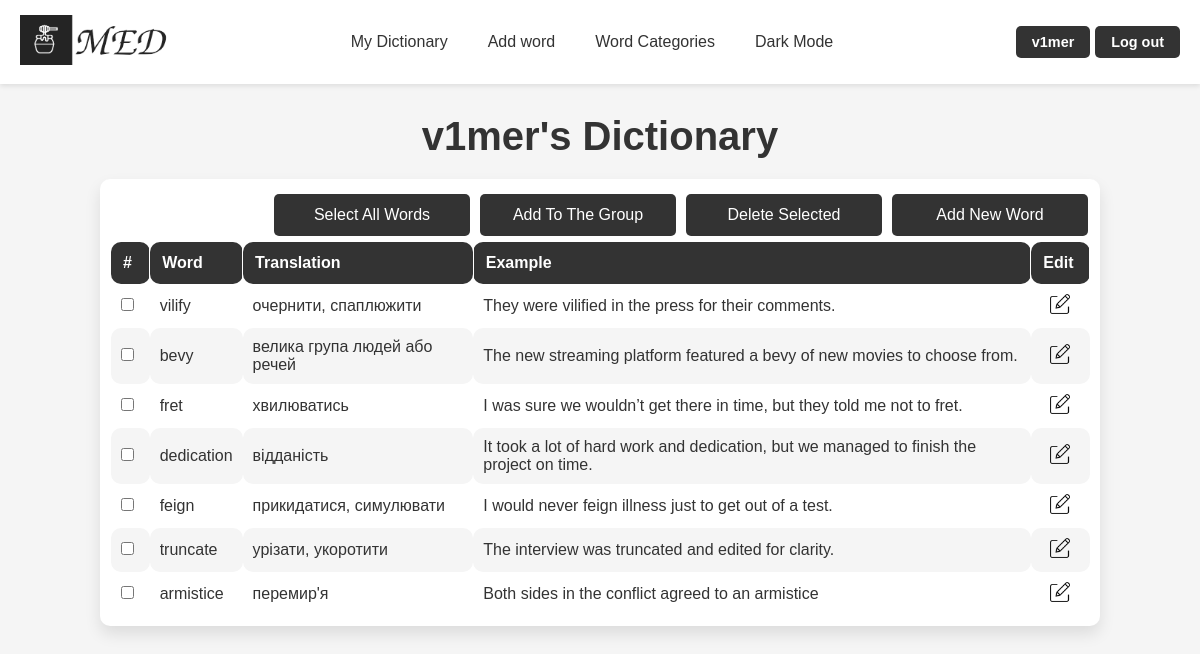
The page /words/ (signed in) on the database its author committed.
### med/models.py (models this page shows, shortened)
class Word(models.Model):
    word = models.CharField(max_length=100)
    translation = models.CharField(max_length=100)
    example = models.TextField(blank=True)
    time_create = models.DateTimeField(auto_now_add=True)
    time_update = models.DateTimeField(auto_now=True)
    user = models.ForeignKey(User, on_delete=models.CASCADE)
    class Meta:
        ordering = ['-time_create', 'word']
        indexes = [
            models.Index(fields=['-time_create'])
        ]

### med/views.py (the view)
# urls.py: path('words/', views.WordListView.as_view(), name='words'),
@method_decorator(login_required, name='dispatch')
class WordListView(ListView):
    paginate_by = 25
    model = Word
    template_name = 'med/words.html'
    context_object_name = 'words'
    def get_context_data(self, **kwargs):
        context = super().get_context_data(**kwargs)
        context['title'] = f"{self.request.user.username}'s Dictionary"
        return context
    def get_queryset(self):
        return Word.objects.filter(user=self.request.user)

### med/templates/med/words.html (shortened to what this page needs)
{% extends 'base.html' %}
{% load static %}
{% block content %}
<h1>{{title}}</h1>
<div class="word_table_container">
    <div class="buttons">
        <a href="#" onclick="selectAllWords(); return false;">Select All Words</a>
        <a href="#" onclick="addWordsToGroup(); return false;">Add To The Group</a>
        <a href="#" onclick="deleteSelectedWords(); return false;">Delete Selected</a>
        <a href="{% url 'addword' %}">Add New Word</a>
    </div>
    <table class="word_table">
        <thead>
            <tr>
                <th class="checboxes">#</th>
                <th>Word</th>
                <th>Translation</th>
                <th>Example</th>
                <th class="edit">Edit</th>
            </tr>
        </thead>
        <tbody>
            {% for word in words %}
                <tr>
                    <td><input type="checkbox" name="word_checkbox" value="{{ word.id }}"></td>
                    <td>{{ word.word }}</td>
                    <td>{{ word.translation }}</td>
                    <td>{{ word.example }}</td>
                    <td class="img_td"><a href="{% url 'edit_word' word.id %}"><img class="edit_img" src="{% static 'med/img/features/edit_light.png' %}" data-light-src="{% static 'med/img/features/edit_light.png' %}" data-dark-src="{% static 'med/img/features/edit_dark.png' %}" alt="Edit img"></a></td>
                </tr>
            {% endfor %}
        </tbody>
    </table>
</div>
{% endblock %}

### templates/base.html (shortened to what this page needs)
{% load static %}
<!DOCTYPE html>
<html lang="en">
<head>
    <link rel="stylesheet" type="text/css" href="{% static 'med/css/styles.css' %}">
</head>
<body>
<header>
    {% if not user.is_authenticated %}
    <a href="{% url 'home' %}"><img id="logo_img" src="{% static 'med/img/base/light_logo.png' %}" data-light-src="{% static 'med/img/base/light_logo.png' %}" data-dark-src="{% static 'med/img/base/dark_logo.png' %}" alt="MED Logo"></a>
    {% else %}
    <a href="{% url 'profile' %}"><img id="logo_img" src="{% static 'med/img/base/light_logo.png' %}" data-light-src="{% static 'med/img/base/light_logo.png' %}" data-dark-src="{% static 'med/img/base/dark_logo.png' %}" alt="MED Logo"></a>
    {% endif %}
    <nav class="nav-items">
        <div class="nav-center">
            {% if user.is_authenticated %}
                <a href="{% url 'words' %}">My Dictionary</a>
                <a href="{% url 'addword' %}">Add word</a>
                <a href="{% url 'groups' %}">Word Categories</a>
            {% else %}
                <a href="{% url 'login' %}">My Dictionary</a>
                <a href="{% url 'login' %}">Add word</a>
                <a href="#">Word Categories</a>
            {% endif %}
            <a href="#" id="theme-toggle-dark">Dark Mode</a>
        </div>
        {% if request.user.is_authenticated %}
        <div class="buttons">
            <a href="{% url 'profile' %}">{{request.user.username}}</a>
            <a href="{% url 'logout' %}">Log out</a>
        </div>
        {% else %}
        <div class="buttons">
            <a href="{% url 'login' %}">Log in</a>
            <a href="{% url 'register' %}">Register</a>
        </div>
        {% endif %}
    </nav>
</header>
<div class="container">
    {% block content %}
    {% endblock %}
</div>
</body>
</html>

### med/static/med/css/styles.css (style rules this page uses)
:root { --background-color: #f5f5f5; --text-color: #333; --header-background: #ffffff; --button-background: #333; --button-text-color: #ffffff; --feature-background: #fff; --word-list-background: #fff; --feature-shadow: 0px 8px 16px rgba(0, 0, 0, 0.1); --feature-text-color: #666; --list-text-color: #666; }
body { font-family: Arial, sans-serif; background-color: var(--background-color); color: var(--text-color); }
a { text-decoration: none; color: var(--text-color); transition: color 0.3s; }
* { margin: 0; padding: 0; box-sizing: border-box; }
header { display: flex; justify-content: space-between; align-items: center; padding: 15px 20px; background-color: var(--header-background); box-shadow: 0px 2px 5px rgba(0, 0, 0, 0.1); }
header .nav-items { display: flex; align-items: center; width: 100%; justify-content: space-between; }
header .nav-center { display: flex; gap: 20px; justify-content: center; flex-grow: 1; align-items: center; }
header .buttons { display: flex; gap: 5px; align-items: center; margin-top: 0px; }
header #logo_img { height: 50px; cursor: pointer; }
header .nav-center a { text-decoration: none; color: var(--nav-link-color); font-size: 1em; font-weight: 500; padding: 5px 10px; transition: color 0.3s, background-color 0.3s; }
header .buttons a { text-decoration: none; color: var(--button-text-color); background-color: var(--button-background); padding: 8px 16px; border-radius: 5px; font-size: 0.9em; font-weight: bold; transition: background-color 0.3s, transform 0.3s; margin: 0; }
.container { max-width: 1200px; margin: 0 auto; text-align: center; padding: 30px 10px; }
.container h1 { font-size: 2.5em; color: var(--text-color); margin-bottom: 15px; }
.buttons a { text-decoration: none; color: var(--button-text-color); background-color: var(--button-background); padding: 12px 24px; margin: 0 5px; border-radius: 5px; font-size: 1em; transition: background-color 0.3s; }
.word_table_container { max-width: 1000px; margin: 20px auto; padding: 10px; background-color: var(--feature-background); border-radius: 10px; box-shadow: var(--feature-shadow); }
.word_table thead th { background-color: var(--button-background); color: var(--button-text-color); padding: 12px; text-align: left; font-weight: bold; border-bottom: 2px solid var(--dark-card-border); }
.word_table tbody td { padding: 10px; border: 1px solid var(--dark-card-border); text-align: left; color: var(--text-color); }
.word_table tbody tr:nth-child(even) { background-color: var(--background-color); }
.word_table th, td { border: 1px solid var(--feature-background); border-radius: 10px; }
.word_table_container .buttons { display: flex; justify-content: flex-end; }
.word_table_container .buttons a { margin: 5px 5px; width: 20%; }
.word_table_container .buttons a:last-child { margin: 5px 2px 5px 5px; }
.word_table_container .edit_img { width: 20px; height: 20px; cursor: pointer; display: inline-block; }
.word_table_container .img_td { text-align: center; vertical-align: middle; }
.checboxes { width: 4%; }
.edit { width: 6%; }
.word_table { width: 100%; border-collapse: collapse; font-size: 1em; color: var(--text-color); border: 1px solid var(--dark-card-border); }

### rows shown on the page
Word: word "vilify", translation "очернити, спаплюжити", example "They were vilified in the press for their comments."
Word: word "bevy", translation "велика група людей або речей", example "The new streaming platform featured a bevy of new movies to choose from."
Word: word "fret", translation "хвилюватись", example "I was sure we wouldn’t get there in time, but they told me not to fret."
Word: word "dedication", translation "відданість", example "It took a lot of hard work and dedication, but we managed to finish the project on time."
Word: word "feign", translation "прикидатися, симулювати", example "I would never feign illness just to get out of a test."
Word: word "truncate", translation "урізати, укоротити", example "The interview was truncated and edited for clarity."
Word: word "armistice", translation "перемир'я", example "Both sides in the conflict agreed to an armistice"

### other values the page prints
{{ request.user.username }} "v1mer"
{{ title }} "v1mer's Dictionary"
